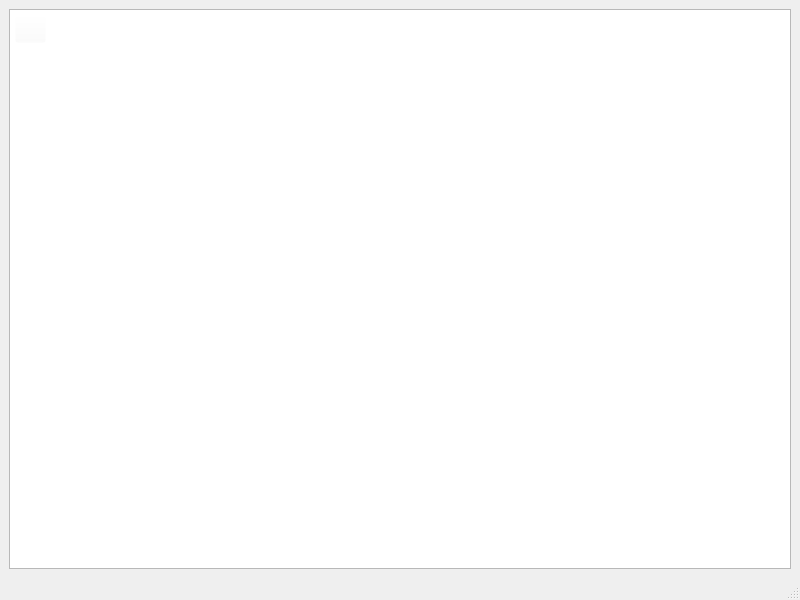
<?xml version="1.0" encoding="UTF-8"?>
<ui version="4.0">
 <class>MainWindow</class>
 <widget class="QMainWindow" name="MainWindow">
  <property name="geometry">
   <rect>
    <x>0</x>
    <y>0</y>
    <width>800</width>
    <height>600</height>
   </rect>
  </property>
  <property name="windowTitle">
   <string>MainWindow</string>
  </property>
  <widget class="QWidget" name="centralwidget">
   <layout class="QVBoxLayout" name="verticalLayout">
    <item>
     <widget class="QScrollArea" name="scrollArea">
      <property name="styleSheet">
       <string notr="true">#scrollAreaWidgetContents {
	background-color: rgb(255, 255, 255);
}</string>
      </property>
      <property name="widgetResizable">
       <bool>true</bool>
      </property>
      <widget class="QWidget" name="scrollAreaWidgetContents">
       <property name="geometry">
        <rect>
         <x>0</x>
         <y>0</y>
         <width>776</width>
         <height>525</height>
        </rect>
       </property>
       <widget class="QPushButton" name="pushButton_2">
        <property name="geometry">
         <rect>
          <x>5</x>
          <y>5</y>
          <width>31</width>
          <height>28</height>
         </rect>
        </property>
        <property name="styleSheet">
         <string notr="true">#pushButton_2 {
	background-color: rgba(255, 255, 255, 0);
	border-color: rgba(255, 255, 255, 0);
	color: rgba(255, 255, 255, 0);
	qproperty-icon: url(stornieren.svg);
}</string>
        </property>
        <property name="text">
         <string/>
        </property>
       </widget>
      </widget>
     </widget>
    </item>
   </layout>
  </widget>
  <widget class="QMenuBar" name="menubar">
   <property name="geometry">
    <rect>
     <x>0</x>
     <y>0</y>
     <width>800</width>
     <height>26</height>
    </rect>
   </property>
  </widget>
  <widget class="QStatusBar" name="statusbar"/>
 </widget>
 <resources/>
 <connections/>
</ui>
